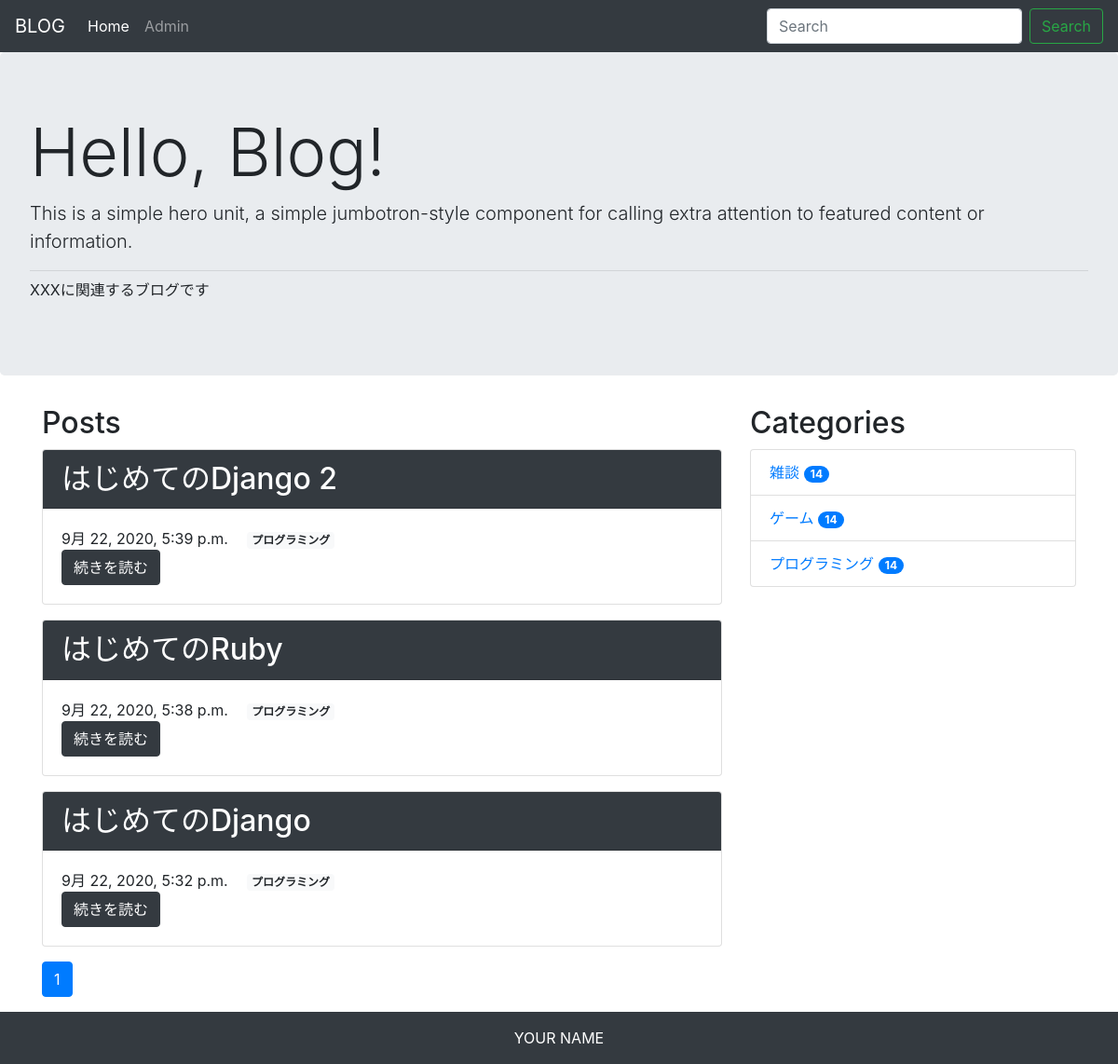
/category/3 (signed in), run on the app's committed database.
### blog/models.py (models this page shows, shortened)
class Post(models.Model):
    title = models.CharField('タイトル', max_length=255)
    text = models.TextField('本文')
    created_at = models.DateTimeField('作成日', default=timezone.now)
    category = models.ForeignKey(
        Category,
        verbose_name='カテゴリ',
        on_delete=models.PROTECT
    )

class Category(models.Model):
    name = models.CharField('カテゴリ名', max_length=255)
    def __str__(self):
        return self.name

### blog/views.py (the view)
# urls.py: path('category/<int:pk>', views.CategoryView.as_view(), name='category'),
class CategoryView(generic.ListView):
    model = Post
    paginate_by = 10
    def get_queryset(self):
        category_pk = self.kwargs['pk']
        queryset = Post.objects.order_by('-created_at').filter(category__pk = category_pk)
        return queryset

### blog/context_processors.py (called while the page is built)
def common(request):
    context = {
        'category_list': Category.objects.all()
    }
    return context

### blog/templatetags/mytag.py (called while the page is built)
@register.simple_tag
def url_replace(request, field, value):
    url_dict = request.GET.copy()
    url_dict[field] = value
    return url_dict.urlencode()

### blog/templates/blog/post_list.html
{% extends 'blog/base.html' %}
{% block content %}
<h2>Posts</h2>
{% for post in post_list %}
    <div class="card mb-3">
        <h2 class="card-header bg-dark text-white">{{ post.title }}</h2>
        <div class="card-body">
            <div>
                <span>{{ post.created_at }}</span>
                <span class="badge badge-light ml-3">{{post.category}}</span>
            </div>
            <a href="{% url 'blog:detail' post.pk %}" class="btn btn-dark">続きを読む</a>
        </div>
    </div>
{% endfor %}
{% include 'blog/page.html'%}
{% endblock %}

### blog/templates/blog/base.html (shortened to what this page needs)
<!doctype html>
<html lang="ja">
  <head>
    <link rel="stylesheet" href="https://stackpath.bootstrapcdn.com/bootstrap/4.5.0/css/bootstrap.min.css">
  </head>
  <body>
  <nav class="navbar navbar-expand-lg navbar-dark bg-dark">
    <a class="navbar-brand" href="#">BLOG</a>
    <div class="collapse navbar-collapse" id="navbarSupportedContent">
      <ul class="navbar-nav mr-auto">
        <li class="nav-item active">
          <a class="nav-link" href="{% url 'blog:index'%}">Home</a>
        </li>
        {% if user.is_superuser %}
        <li class="nav-item">
          <a class="nav-link" href="{% url 'admin:index'%}">Admin</a>
        </li>
        {% endif %}
      </ul>
      <form class="form-inline my-2 my-lg-0" method="GET" action="{% url 'blog:index' %}">
        <input class="form-control mr-sm-2" type="text" placeholder="Search" aria-label="Search" name="keyword">
        <button class="btn btn-outline-success my-2 my-sm-0" type="submit">Search</button>
      </form>
    </div>
  </nav>
  <div class="jumbotron">
    <h1 class="display-3">Hello, Blog!</h1>
    <p class="lead">This is a simple hero unit, a simple jumbotron-style component for
                    calling extra attention to featured content or information.</p>
    <hr class="my-2">
    <p>XXXに関連するブログです</p>
  </div>
    <div class="container">
      <div class="row">
        <div class="col-12 col-md-8">
        {% block content %}
        {% endblock %}
        </div>
        <div class="col-12 col-md-4">
          <h2>Categories</h2>
          <ul class="list-group">
            {% for category in category_list %}
            <li class="list-group-item d-flex justify-content-between align-items-center">
              <a href="{% url 'blog:category' category.pk%}">
                {{ category.name }}
                <span class="badge badge-primary badge-pill">14</span>
              </a>
            </li>
            {% endfor %}
          </ul>
        </div>
      </div>
    </div>
    <footer class="bg-dark text-white text-center py-3">
      <span>YOUR NAME</span>
    </footer>
  </body>
</html>

### data on the page
Post: title "はじめてのDjango 2", created_at "9月 22, 2020, 5:39 p.m.", category "プログラミング"
Post: title "はじめてのRuby", created_at "9月 22, 2020, 5:38 p.m.", category "プログラミング"
Post: title "はじめてのDjango", created_at "9月 22, 2020, 5:32 p.m.", category "プログラミング"
Category: name "雑談"
Category: name "ゲーム"
Category: name "プログラミング"

### other printed values
{{ link_page }} "1"
